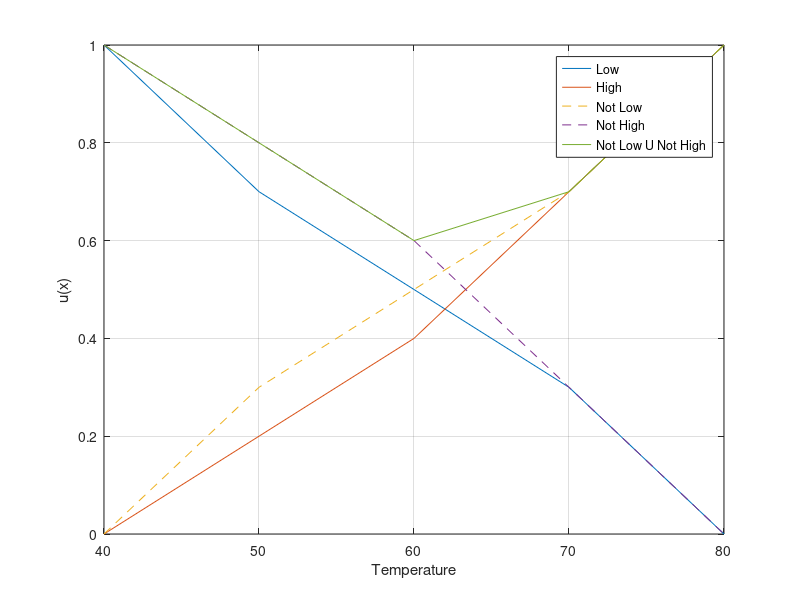

This chart was generated by the following MATLAB code:
clear; clc; close all;
%Task 1 see PDF
%Task 2 see PDF

%Task 3

x = [40 50 60 70 80];
yLow = [1, 0.7, 0.5, 0.3, 0];
yHigh = [0 0.2 0.4 0.7 1];

%a)
yNotLow = 1-yLow ;%  0    0.3000    0.5000    0.7000    1.0000
%b)
yNotHigh = 1-yHigh; %1.0000    0.8000    0.6000    0.3000         0
%C)
notLow_notHigh = max(yNotLow,yNotHigh)%Union = 1.0000    0.8000    0.6000    0.7000    1.0000 

plot(x,yLow)
hold on
plot(x,yHigh)
plot(x,yNotLow,'--')
plot(x,yNotHigh,'--')
plot(x,notLow_notHigh)
grid on
xlabel("Temperature")
ylabel("u(x)")
legend("Low","High", "Not Low", "Not High","Not Low U Not High")
%a)




